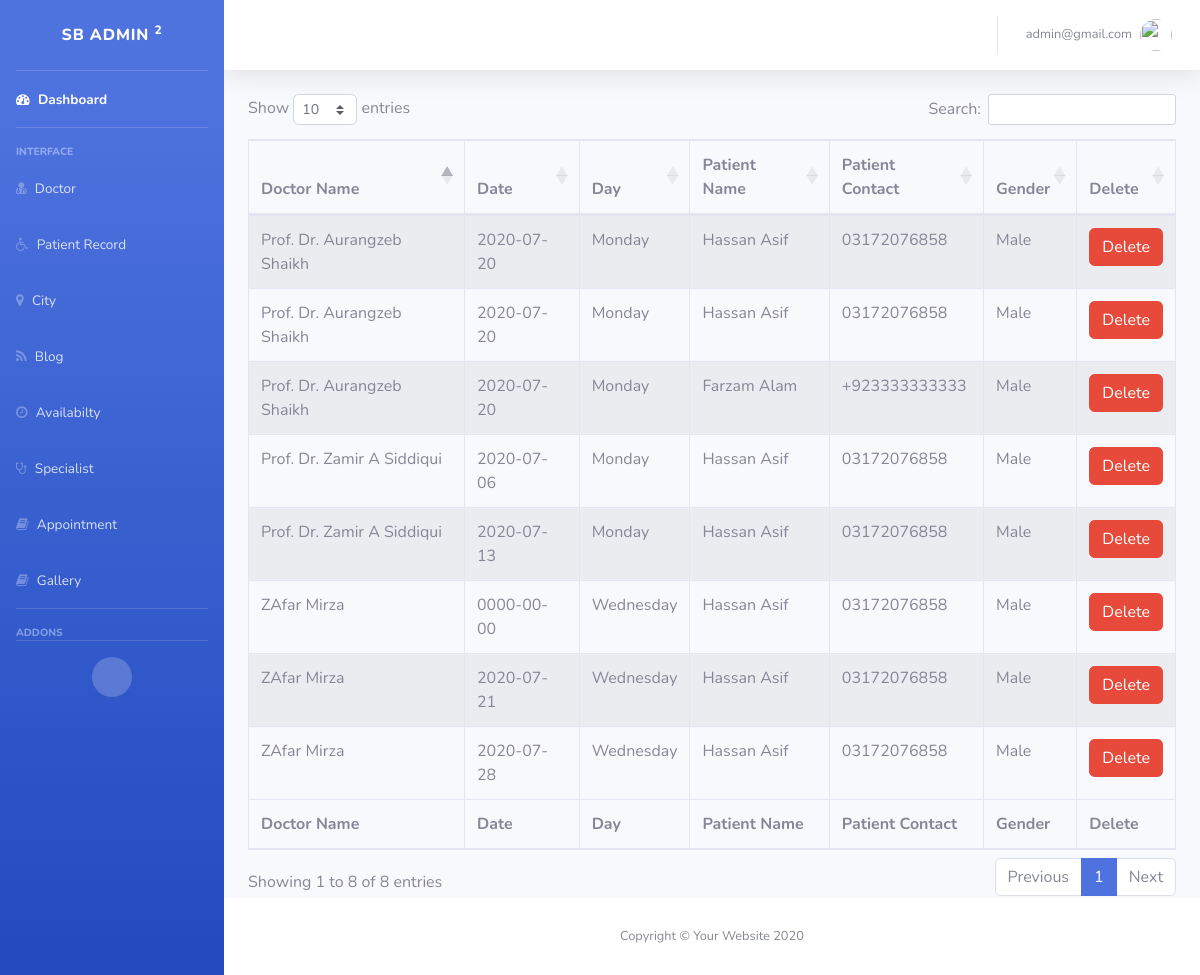
The page /appointment/index.php (signed in) on the database its author committed.
### tables this page shows
CREATE TABLE `appoinment` (
  `Id` int(11) NOT NULL,
  `D_id` int(11) NOT NULL,
  `Avail_id` int(11) NOT NULL,
  `P_id` int(11) NOT NULL,
  `Date` date NOT NULL
);

CREATE TABLE `doctor` (
  `d_id` int(11) NOT NULL,
  `d_name` varchar(50) NOT NULL,
  `d_email` varchar(50) NOT NULL,
  `d_password` varchar(50) NOT NULL,
  `image` mediumblob,
  `city` int(11) NOT NULL,
  `education` varchar(50) NOT NULL,
  `specialization` int(50) NOT NULL,
  `fees` int(100) NOT NULL
);

CREATE TABLE `dayss` (
  `Id` int(50) NOT NULL,
  `day_name` varchar(50) NOT NULL
);

CREATE TABLE `patient` (
  `pid` int(50) NOT NULL,
  `name` varchar(50) NOT NULL,
  `city` int(50) NOT NULL,
  `username` varchar(50) NOT NULL,
  `password` varchar(50) NOT NULL,
  `Gender` varchar(20) DEFAULT NULL,
  `contacts` varchar(100) NOT NULL
);

### appointment/index.php (the view, shortened to what this page needs)
<?php
include '../connection.php';
$query="select * from appoinment";
$result=mysqli_query($conn,$query);
include '../adminpanel.php';
?>
<table id="example" class="table table-striped table-bordered" style="width:100%">
        <thead>
            <tr>
                <th>Doctor Name</th>
                <th>Date</th>
                <th>Day</th>
                <th>Patient Name</th>
                <th>Patient Contact</th>
                <th>Gender</th>
                <th>Delete</th>
            </tr>
        </thead>
        <tbody>
        <?php while($row=mysqli_fetch_array($result))
        {
            ?>
        <tr>
                <td><?php
       $query1="select * from doctor where d_id =".$row['D_id'];
       $result1=mysqli_query($conn,$query1);
       $row1=mysqli_fetch_row($result1);
      echo $row1[1];
      ?></td>
                <td><?php echo $row['Date'] ?></td>
                <td>
                <?php
      $query2="select * from availabe where id=".$row['Avail_id'];
      $result2=mysqli_query($conn,$query2);
      $row2=mysqli_fetch_row($result2);
     $query3="select * from dayss where Id=".$row2[2];
    $result3=mysqli_query($conn,$query3);
    $row3=mysqli_fetch_row($result3);
    echo $row3[1];
      ?>
                </td>
                <td><?php
       $query4="select * from patient where pid =".$row['P_id'];
       $result4=mysqli_query($conn,$query4);
       $row4=mysqli_fetch_row($result4);
      echo $row4[1];
      ?></td>
                <td><?php
      echo $row4[6];
      ?></td>
                <td><?php
      echo $row4[5];
      ?></td>
      <td><a href='delete.php?id=<?php echo $row['Id'] ?>' class="btn btn-danger ">Delete</a> </td>
            </tr>
            <?php
        }
        ?>
        </tbody>
        <tfoot>
            <tr>
            <th>Doctor Name</th>
                <th>Date</th>
                <th>Day</th>
                <th>Patient Name</th>
                <th>Patient Contact</th>
                <th>Gender</th>
                <th>Delete</th>
            </tr>
        </tfoot>
    </table>
    <?php
include '../adminpanelfooter.php';
?>

### rows shown on the page
appoinment: D.d_name "ZAfar Mirza", Date "0000-00-00", dayss.day_name "Wednesday", P.name "Hassan Asif", P.contacts "03172076858", P.Gender "Male"
appoinment: D.d_name "ZAfar Mirza", Date "2020-07-21", dayss.day_name "Wednesday", P.name "Hassan Asif", P.contacts "03172076858", P.Gender "Male"
appoinment: D.d_name "ZAfar Mirza", Date "2020-07-28", dayss.day_name "Wednesday", P.name "Hassan Asif", P.contacts "03172076858", P.Gender "Male"
appoinment: D.d_name "Prof. Dr. Aurangzeb Shaikh", Date "2020-07-20", dayss.day_name "Monday", P.name "Hassan Asif", P.contacts "03172076858", P.Gender "Male"
appoinment: D.d_name "Prof. Dr. Aurangzeb Shaikh", Date "2020-07-20", dayss.day_name "Monday", P.name "Hassan Asif", P.contacts "03172076858", P.Gender "Male"
appoinment: D.d_name "Prof. Dr. Aurangzeb Shaikh", Date "2020-07-20", dayss.day_name "Monday", P.name "Farzam Alam", P.contacts "+923333333333", P.Gender "Male"
appoinment: D.d_name "Prof. Dr. Zamir A Siddiqui", Date "2020-07-06", dayss.day_name "Monday", P.name "Hassan Asif", P.contacts "03172076858", P.Gender "Male"
appoinment: D.d_name "Prof. Dr. Zamir A Siddiqui", Date "2020-07-13", dayss.day_name "Monday", P.name "Hassan Asif", P.contacts "03172076858", P.Gender "Male"

### other values the page prints
$_SESSION['admin'] "admin@gmail.com"
